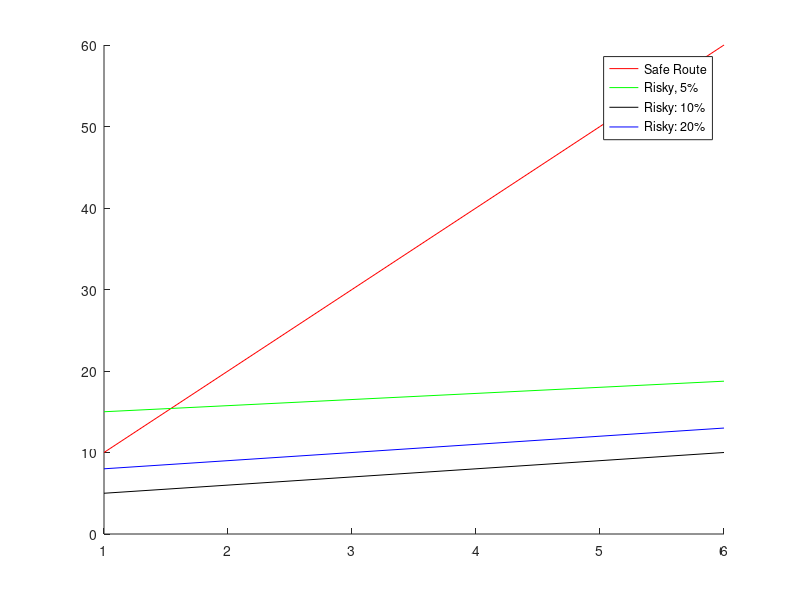

This figure's MATLAB source:
    
%N = 2;
r1 = 10;

%{
The 5% one: 
Starts at 100, increases by 15

The 10% one:
starts at 50?, increases by 10

The 20% one:
starts at 40, increases by 5
%}

percentage = 5;

maxN = 5;

figure
hold on

kVals = 0:maxN;
expValuesSafe = (kVals+1).*10;
plot(expValuesSafe, 'r-');

colors = {'g-','k-','b-'};
pVals = [0.05 0.1 0.2];
dVals = [15 10 5];
rVals = [300 50 40];
ii = 1;
for jj = 1:3
    
    p = pVals(jj);
    d = dVals(jj);
    r2 = rVals(jj);

    expValues = p.*(r2 + d.*kVals);

    plot(expValues,colors{ii});
    ii = ii+1;
    
end

legend('Safe Route','Risky, 5%','Risky: 10%','Risky: 20%');
hold off



